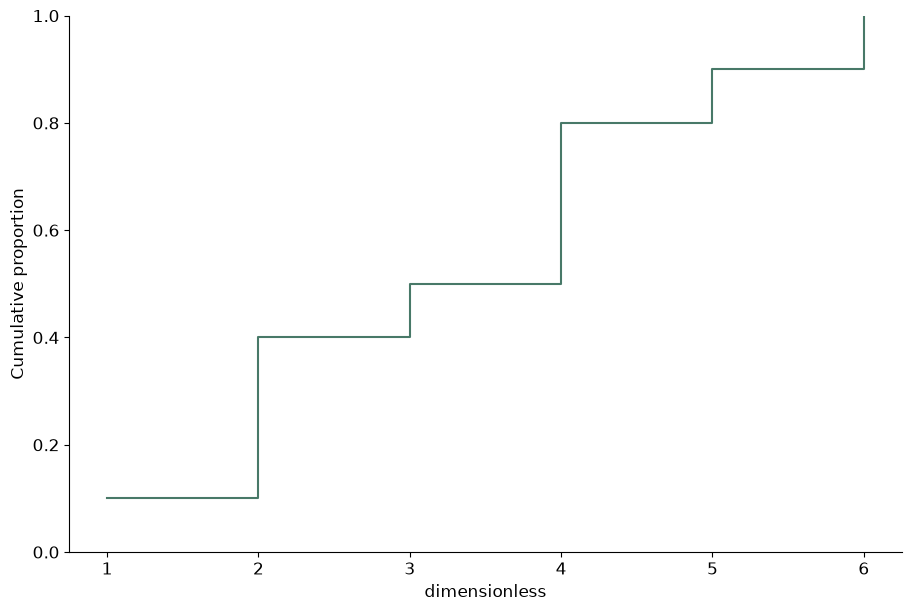

Python code for this plot:
# Tuyan deterministic figure renderer v1; values are immutable source data.
import json
import math
import numpy as np
import matplotlib
matplotlib.use('Agg')
import matplotlib.pyplot as plt
from matplotlib.patches import Circle
from matplotlib.colors import ListedColormap, BoundaryNorm
d = json.loads("{\"type\":\"ecdf\",\"rows\":[{\"value\":1},{\"value\":2},{\"value\":2},{\"value\":4},{\"value\":5},{\"value\":2},{\"value\":3},{\"value\":4},{\"value\":4},{\"value\":6}],\"units\":{\"value\":\"dimensionless\",\"x\":\"dimensionless\",\"y\":\"dimensionless\",\"size\":\"dimensionless\",\"low\":\"dimensionless\",\"high\":\"dimensionless\",\"start\":\"dimensionless\",\"end\":\"dimensionless\",\"effect\":\"dimensionless\",\"p\":\"dimensionless\",\"mean\":\"dimensionless\",\"fpr\":\"dimensionless\",\"tpr\":\"dimensionless\",\"recall\":\"dimensionless\",\"precision\":\"dimensionless\",\"predicted\":\"dimensionless\",\"observed\":\"dimensionless\",\"count\":\"dimensionless\",\"a\":\"dimensionless\",\"b\":\"dimensionless\",\"se\":\"dimensionless\",\"u\":\"dimensionless\",\"v\":\"dimensionless\",\"time\":\"dimensionless\",\"event\":\"dimensionless\"},\"options\":{\"bandwidth\":0.5,\"bins\":5,\"nullValue\":0,\"initialValue\":0,\"levels\":[0.5,1,1.5]},\"analysis\":{\"method\":\"pca\",\"description\":\"Synthetic precomputed QA values; not a statistical analysis of research data.\",\"pKind\":\"p\"},\"variants\":[],\"pixels\":1024,\"plotStyle\":{\"width\":9,\"height\":6,\"fontSize\":12}}")
r, kind, opt = d['rows'], d['type'], d['options']
plt.rcParams.update({'font.size':d['plotStyle']['fontSize']})
fig, ax = plt.subplots(figsize=(d['plotStyle']['width'], d['plotStyle']['height']), layout='constrained')
fig.set_facecolor('white')
fig._tuyan_target_pixels = d['pixels']
colors = ['#487968','#c58b53','#647da6','#a77592','#a5a659']
labels = [str(row.get('label',i+1)) for i,row in enumerate(r)]
unit = d['units']
def col(name):
    return np.array([row[name] for row in r], dtype=float)
def grouped():
    names = list(dict.fromkeys([str(row.get('group','Data')) for row in r]))
    return names, [np.array([row['value'] for row in r if str(row.get('group','Data')) == name], dtype=float) for name in names]
def density(values):
    # User-specified positive bandwidth; no concealed automatic inference.
    bw=float(opt['bandwidth'])
    grid=np.linspace(float(min(values))-3*bw,float(max(values))+3*bw,256)
    z=(grid[:,None]-values[None,:])/bw
    return grid,np.exp(-0.5*z*z).mean(axis=1)/(bw*math.sqrt(2*math.pi))
if kind in ['bar','dotplot','lollipop','forest']:
    y=np.arange(len(r)); values=col('value')
    if kind=='bar':
        bars=ax.barh(y,values,color=colors[0]); assert np.allclose([b.get_width() for b in bars],values)
    elif kind=='lollipop':
        ax.hlines(y,0,values,color=colors[0]); ax.scatter(values,y,color=colors[0])
    elif kind=='forest':
        ax.errorbar(values,y,xerr=np.vstack([values-col('low'),col('high')-values]),fmt='o',color=colors[0],capsize=3)
        ax.axvline(float(opt['nullValue']),color='#969e96',linestyle='--')
    else: ax.scatter(values,y,color=colors[0])
    ax.set_yticks(y,labels);ax.invert_yaxis();ax.set_xlabel(unit['value'])
elif kind in ['dumbbell','gantt']:
    y=np.arange(len(r));start,end=col('start'),col('end')
    if kind=='gantt': ax.barh(y,end-start,left=start,color=colors[0])
    else:
        ax.hlines(y,start,end,color='#9da99e');ax.scatter(start,y,label=opt.get('startLabel','Start'),color=colors[0]);ax.scatter(end,y,label=opt.get('endLabel','End'),color=colors[1]);ax.legend()
    ax.set_yticks(y,labels);ax.invert_yaxis();ax.set_xlabel(unit['start'])
elif kind=='waterfall':
    values=col('value');start=float(opt['initialValue'])+np.r_[0,np.cumsum(values)[:-1]]
    ax.bar(np.arange(len(r)),values,bottom=start,color=[colors[0] if v>=0 else colors[1] for v in values]);ax.set_xticks(np.arange(len(r)),labels,rotation=30);ax.set_ylabel(unit['value']);ax.axhline(0,color='#adb3a9')
elif kind=='histogram':
    values=col('value');counts,edges=np.histogram(values,bins=opt['bins'])
    assert int(counts.sum())==len(values)
    artists=ax.bar(edges[:-1],counts,width=np.diff(edges),align='edge',color=colors[0],edgecolor='white')
    assert np.allclose([p.get_height() for p in artists],counts)
    ax.set_xlabel(unit['value']);ax.set_ylabel('Count')
elif kind=='stripplot':
    names,groups=grouped()
    for i,values in enumerate(groups):ax.scatter(np.full(len(values),i),values,color=colors[i%len(colors)],s=22,alpha=.7)
    ax.set_xticks(np.arange(len(names)),names);ax.set_ylabel(unit['value'])
elif kind in ['boxplot','violin','raincloud','density','ridgeline']:
    names,groups=grouped()
    if kind=='boxplot': ax.boxplot(groups,whis=1.5,showfliers=True);ax.set_xticks(np.arange(len(names))+1,names);ax.set_ylabel(unit['value'])
    elif kind=='violin':
        # bw_method is explicit to avoid a hidden bandwidth choice.
        ax.violinplot(groups,showmeans=False,showmedians=True,bw_method=float(opt['bandwidth']));ax.set_xticks(np.arange(len(names))+1,names);ax.set_ylabel(unit['value'])
    else:
        for i,values in enumerate(groups):
            grid,pdf=density(values); color=colors[i%len(colors)]
            if kind=='density': ax.plot(grid,pdf,color=color,label=names[i])
            else:
                base=float(i);scale=0.65/max(pdf) if max(pdf)>0 else 1
                ax.fill_between(grid,base,base+pdf*scale,color=color,alpha=0.45)
                if kind=='raincloud':
                    ax.scatter(values,np.full(len(values),base-0.15),color=color,s=15)
                    ax.boxplot([values],positions=[base-0.35],vert=False,widths=.15,whis=1.5,manage_ticks=False)
        ax.set_xlabel(unit['value'])
        if kind=='density':ax.set_ylabel('Density');ax.legend()
        else:ax.set_yticks(np.arange(len(names)),names)
elif kind=='ecdf':
    values=np.sort(col('value')); p=np.arange(1,len(values)+1)/len(values)
    line=ax.step(values,p,where='post',color=colors[0])[0];assert np.allclose(line.get_ydata(),p)
    ax.set_xlabel(unit['value']);ax.set_ylabel('Cumulative proportion');ax.set_ylim(0,1)
elif kind in ['line','area','scatter','bubble','ordination','ma_plot','volcano','roc','pr_curve','calibration','bland_altman','funnel_meta']:
    xname,yname='x','y'
    if kind=='ma_plot':xname,yname='mean','effect'
    if kind=='roc':xname,yname='fpr','tpr'
    if kind=='pr_curve':xname,yname='recall','precision'
    if kind=='calibration':xname,yname='predicted','observed'
    if kind=='funnel_meta':xname,yname='effect','se'
    if kind=='volcano':x=col('effect');y=-np.log10(col('p'));xlabel='Effect ('+unit['effect']+')';ylabel='-log10('+d['analysis']['pKind']+')'
    elif kind=='bland_altman':
        a,b=col('a'),col('b');x=(a+b)/2;y=a-b;bias=np.mean(y);sd=np.std(y,ddof=1)
        for line,label in [(bias,'Mean difference'),(bias-1.96*sd,'Lower agreement limit'),(bias+1.96*sd,'Upper agreement limit')]:ax.axhline(line,color='#9a9f96',linestyle='--',label=label)
        ax.legend(fontsize=8);xlabel='Mean ('+unit['a']+')';ylabel='A - B ('+unit['a']+')'
    else:x,y=col(xname),col(yname);xlabel=xname+' ('+unit[xname]+')';ylabel=yname+' ('+unit[yname]+')'
    if kind in ['line','area','roc','pr_curve','calibration']:
        order=np.lexsort((y,x)) if kind=='roc' else np.argsort(x,kind='stable');x,y=x[order],y[order]
        artist=ax.plot(x,y,color=colors[0],marker='o',markersize=3)[0];assert np.allclose(artist.get_ydata(),y)
        if kind=='area':ax.fill_between(x,0,y,color=colors[0],alpha=.25)
    else:
        artist=ax.scatter(x,y,s=col('size')*float(opt.get('areaScale',20)) if kind=='bubble' else 26,color=colors[0]);assert np.allclose(artist.get_offsets(),np.column_stack([x,y]))
    ax.set_xlabel(xlabel);ax.set_ylabel(ylabel)
    if kind=='bubble':
        handles,legend_labels=artist.legend_elements(prop='sizes',num=3,func=lambda size:size/float(opt.get('areaScale',20)))
        ax.legend(handles,legend_labels,title='Area ('+unit['size']+')',fontsize=8)
    if kind in ['roc','calibration']:ax.plot([0,1],[0,1],linestyle='--',color='#adb3a9');ax.set_xlim(0,1);ax.set_ylim(0,1)
    if kind=='pr_curve':ax.set_xlim(0,1);ax.set_ylim(0,1)
    if kind=='funnel_meta':ax.invert_yaxis()
    if kind=='ordination':ax.text(.01,1.02,d['analysis']['method'].upper(),transform=ax.transAxes,fontsize=10)
elif kind in ['heatmap','adjacency_matrix','correlation_matrix','confusion_matrix','bubble_matrix','binary_matrix']:
    names_y=list(dict.fromkeys([str(row['row']) for row in r]));names_x=list(dict.fromkeys([str(row['column']) for row in r]))
    matrix=np.full((len(names_y),len(names_x)),np.nan)
    for row in r:matrix[names_y.index(str(row['row'])),names_x.index(str(row['column']))]=row['value']
    if kind=='bubble_matrix':
        for row in r:ax.scatter(names_x.index(str(row['column'])),names_y.index(str(row['row'])),s=row['value']*float(opt.get('areaScale',25)),color=colors[0])
        ax.invert_yaxis()
    elif kind=='binary_matrix':
        cmap=ListedColormap(['#f1f3ed','#487968']);cmap.set_bad('#b7b9b2')
        img=ax.pcolormesh(np.arange(len(names_x)+1)-.5,np.arange(len(names_y)+1)-.5,matrix,cmap=cmap,norm=BoundaryNorm([-.5,.5,1.5],2),shading='flat');ax.invert_yaxis();fig.colorbar(img,ax=ax,ticks=[0,1],label='0 absent / 1 present; grey missing')
        assert np.allclose(img.get_array(),matrix,equal_nan=True)
    else:
        img=ax.pcolormesh(np.arange(len(names_x)+1)-.5,np.arange(len(names_y)+1)-.5,matrix,cmap='RdBu_r' if kind=='correlation_matrix' else 'viridis',vmin=-1 if kind=='correlation_matrix' else None,vmax=1 if kind=='correlation_matrix' else None,shading='flat');ax.invert_yaxis();fig.colorbar(img,ax=ax,label=unit['value'])
        assert np.allclose(img.get_array(),matrix,equal_nan=True)
    ax.set_xticks(np.arange(len(names_x)),names_x,rotation=40,ha='right');ax.set_yticks(np.arange(len(names_y)),names_y)
    if kind=='confusion_matrix':ax.set_xlabel('Predicted class');ax.set_ylabel('True class')
elif kind=='pie':
    values=col('value');wedges,_=ax.pie(values,labels=labels,colors=colors,normalize=True)
    assert np.allclose([(w.theta2-w.theta1)/360 for w in wedges],values/sum(values),atol=1e-6)
elif kind=='rose':
    fig.delaxes(ax);ax=fig.add_subplot(111,projection='polar');values=col('value');theta=np.arange(len(r))*2*np.pi/len(r)
    ax.bar(theta,np.sqrt(values),width=2*np.pi/len(r),color=colors[0],edgecolor='white');ax.set_xticks(theta,labels);ax.set_ylabel('Radius = sqrt(value)')
elif kind in ['gene_track','protein_domain']:
    start,end=col('start'),col('end');ax.barh(np.arange(len(r)),end-start,left=start,color=colors[0]);ax.set_yticks(np.arange(len(r)),labels);ax.set_xlabel(unit['start']);ax.invert_yaxis()
elif kind=='vector_field':
    artist=ax.quiver(col('x'),col('y'),col('u'),col('v'),angles='xy',scale_units='xy',scale=1,color=colors[0]);ax.set_xlabel(unit['x']);ax.set_ylabel(unit['y']);ax.set_aspect('equal')
elif kind=='contour':
    xs=np.unique(col('x'));ys=np.unique(col('y'));z=np.full((len(ys),len(xs)),np.nan)
    for row in r:z[list(ys).index(row['y']),list(xs).index(row['x'])]=row['value']
    cs=ax.contour(xs,ys,z,levels=opt['levels'])
    for label in ax.clabel(cs,inline=False,fontsize=8):label.set_bbox({'facecolor':'white','edgecolor':'none','pad':1})
    ax.set_xlabel(unit['x']);ax.set_ylabel(unit['y'])
elif kind=='kaplan_meier':
    names=list(dict.fromkeys([str(row.get('group','Data')) for row in r]))
    for i,name in enumerate(names):
        data=[row for row in r if str(row.get('group','Data'))==name];times=sorted(set(row['time'] for row in data));xs=[0.];ys=[1.];s=1.
        for t in times:
            risk=sum(row['time']>=t for row in data);events=sum(row['time']==t and row['event']==1 for row in data)
            s=s*(1-events/risk);xs.append(t);ys.append(s)
            cens=sum(row['time']==t and row['event']==0 for row in data)
            if cens:ax.plot(t,s,marker='+',color=colors[i%len(colors)])
        ax.step(xs,ys,where='post',label=name,color=colors[i%len(colors)])
    ax.set_ylim(0,1.03);ax.set_ylabel('Survival probability (no CI estimated)');ax.set_xlabel(unit['time']);ax.legend()
elif kind in ['venn','upset']:
    names=[row['set'] for row in r];sets=[set(row['members']) for row in r];members=set().union(*sets);counts={}
    for item in members:
        mask=tuple(item in s for s in sets);counts[mask]=counts.get(mask,0)+1
    if kind=='venn':
        for x,color,name in [(0.4,colors[0],names[0]),(.65,colors[1],names[1])]:ax.add_patch(Circle((x,.5),.23,facecolor=color,alpha=.25));ax.text(x,.78,name,ha='center')
        for x,key in [(.29,(True,False)),(.525,(True,True)),(.76,(False,True))]:ax.text(x,.5,str(counts.get(key,0)),ha='center')
        ax.set_xlim(0,1.05);ax.set_ylim(0,1);ax.set_aspect('equal');ax.axis('off');ax.text(.5,.1,'Areas are schematic; labels show exact counts',ha='center',fontsize=8)
    else:
        masks=sorted(counts,key=lambda m:(-counts[m],m));ax.bar(np.arange(len(masks)),[counts[m] for m in masks],color=colors[0]);ax.set_xticks(np.arange(len(masks)),[' & '.join(names[i] for i,v in enumerate(m) if v) for m in masks],rotation=35,ha='right');ax.set_ylabel('Exclusive intersection size')
        # Membership matrix below bars is necessary to distinguish UpSet from a bar chart.
        matrix_ax=ax.inset_axes([0,-.48,1,.27]);matrix_ax.set_xlim(-.5,len(masks)-.5)
        for j,m in enumerate(masks):
            ys=[i for i,v in enumerate(m) if v];matrix_ax.plot([j]*len(ys),ys,color=colors[0]);matrix_ax.scatter([j]*len(names),np.arange(len(names)),color=[colors[0] if v else '#dde1d8' for v in m])
        matrix_ax.set_yticks(np.arange(len(names)),names);matrix_ax.set_xticks([]);matrix_ax.invert_yaxis()

checks={}
computed={}
def audit(name,actual,expected,atol=1e-8):
    a=np.asarray(actual,dtype=float);e=np.asarray(expected,dtype=float)
    assert a.shape==e.shape and np.allclose(a,e,rtol=1e-7,atol=atol,equal_nan=True), 'Numeric artist mismatch: '+name
    mask=np.isfinite(a)&np.isfinite(e)
    error=float(np.max(np.abs(a[mask]-e[mask]))) if np.any(mask) else 0.
    checks[name]={'count':int(a.size),'absoluteError':error,'passed':True}
if kind=='bar':audit('bar_widths',[p.get_width() for p in ax.patches],col('value'))
elif kind in ['dotplot','lollipop']:audit('point_values',ax.collections[-1].get_offsets()[:,0],col('value'))
elif kind=='forest':
    audit('point_estimates',ax.lines[0].get_xdata(),col('value'))
    audit('intervals',np.array(ax.collections[0].get_segments())[:,:,0],np.column_stack([col('low'),col('high')]))
elif kind=='dumbbell':
    audit('start_points',ax.collections[1].get_offsets()[:,0],col('start'));audit('end_points',ax.collections[2].get_offsets()[:,0],col('end'))
elif kind=='gantt':
    audit('interval_start',[p.get_x() for p in ax.patches],col('start'));audit('interval_width',[p.get_width() for p in ax.patches],col('end')-col('start'))
elif kind=='waterfall':
    audit('increments',[p.get_height() for p in ax.patches],col('value'));audit('cumulative_baselines',[p.get_y() for p in ax.patches],float(opt['initialValue'])+np.r_[0,np.cumsum(col('value'))[:-1]])
    computed['cumulativeValues']=(float(opt['initialValue'])+np.cumsum(col('value'))).tolist()
elif kind=='histogram':
    audit('bin_heights',[p.get_height() for p in ax.patches],counts);audit('total_count',[sum(p.get_height() for p in ax.patches)],[len(r)]);computed['binEdges']=edges.tolist();computed['binCounts']=counts.tolist()
elif kind=='stripplot':
    for i,values in enumerate(groups):audit('observations_'+str(i),ax.collections[i].get_offsets()[:,1],values)
elif kind=='boxplot':
    for i,values in enumerate(groups):audit('median_'+str(i),ax.lines[i*7+5].get_ydata(),[np.median(values)]*2)
elif kind=='violin':
    medians=ax.collections[-1].get_segments();audit('medians',[x[0,1] for x in medians],[np.median(v) for v in groups])
elif kind in ['density','ridgeline','raincloud']:
    computed['bandwidth']=float(opt['bandwidth']);computed['groupSizes']=[len(v) for v in groups]
    for i,values in enumerate(groups):
        grid,pdf=density(values)
        if kind=='density':audit('density_'+str(i),ax.lines[i].get_ydata(),pdf)
        else:
            top=np.column_stack([grid,i+pdf*(.65/max(pdf))]);bottom=np.column_stack([grid,np.full(len(grid),i)])
            expected=np.vstack([top[0],bottom,top[-1],top[::-1],top[0]])
            audit('density_polygon_'+str(i),ax.collections[i*(2 if kind=='raincloud' else 1)].get_paths()[0].vertices,expected)
        if kind=='raincloud':audit('observations_'+str(i),ax.collections[i*2+1].get_offsets()[:,0],values)
elif kind=='ecdf':
    audit('ecdf_sorted_values',ax.lines[0].get_xdata(),np.sort(col('value')));audit('ecdf_probability',ax.lines[0].get_ydata(),np.arange(1,len(r)+1)/len(r))
elif kind in ['line','area','roc','pr_curve','calibration']:audit('plotted_xy',np.column_stack([artist.get_xdata(),artist.get_ydata()]),np.column_stack([x,y]))
elif kind in ['scatter','bubble','ordination','ma_plot','volcano','bland_altman','funnel_meta']:
    audit('point_coordinates',artist.get_offsets(),np.column_stack([x,y]))
    if kind=='bubble':audit('marker_area',artist.get_sizes(),col('size')*float(opt.get('areaScale',20)))
    if kind=='volcano':computed['negativeLog10P']=y.tolist()
    if kind=='bland_altman':
        audit('agreement_limits',[ln.get_ydata()[0] for ln in ax.lines[:3]],[bias,bias-1.96*sd,bias+1.96*sd]);computed.update({'meanDifference':float(bias),'sampleSdDifference':float(sd),'limits':[float(bias-1.96*sd),float(bias+1.96*sd)]})
elif kind in ['heatmap','adjacency_matrix','correlation_matrix','confusion_matrix','binary_matrix']:audit('matrix_cells',img.get_array(),matrix);computed['missingCells']=int(np.isnan(matrix).sum())
elif kind=='bubble_matrix':audit('marker_areas',[c.get_sizes()[0] for c in ax.collections],col('value')*float(opt.get('areaScale',25)))
elif kind=='pie':audit('angular_proportions',[(w.theta2-w.theta1)/360 for w in wedges],col('value')/sum(col('value')),1e-6)
elif kind=='rose':audit('area_proportions',[p.get_height()**2 for p in ax.patches],col('value'))
elif kind=='vector_field':audit('vectors',np.column_stack([artist.U,artist.V]),np.column_stack([col('u'),col('v')]))
elif kind=='contour':
    audit('contour_levels',cs.levels,opt['levels'])
    for level,path in zip(cs.levels,cs.get_paths()):
        points=path.vertices
        if len(points)==0:continue
        assert np.all(points[:,0]>=xs[0]) and np.all(points[:,0]<=xs[-1]) and np.all(points[:,1]>=ys[0]) and np.all(points[:,1]<=ys[-1]), 'Contour outside data grid'
        ix=np.clip(np.searchsorted(xs,points[:,0],side='right')-1,0,len(xs)-2);iy=np.clip(np.searchsorted(ys,points[:,1],side='right')-1,0,len(ys)-2)
        tx=(points[:,0]-xs[ix])/(xs[ix+1]-xs[ix]);ty=(points[:,1]-ys[iy])/(ys[iy+1]-ys[iy])
        interpolated=(1-tx)*(1-ty)*z[iy,ix]+tx*(1-ty)*z[iy,ix+1]+(1-tx)*ty*z[iy+1,ix]+tx*ty*z[iy+1,ix+1]
        audit('contour_vertices_'+str(float(level)),interpolated,np.full(len(points),level))
    computed['gridShape']=list(z.shape)
elif kind=='kaplan_meier':
    survival_lines=[ln for ln in ax.lines if ln.get_drawstyle()=='steps-post']
    for i,name in enumerate(names):
        data=[row for row in r if str(row.get('group','Data'))==name];prob=1.;expected=[1.]
        for t in sorted(set(row['time'] for row in data)):
            prob*=1-sum(row['time']==t and row['event']==1 for row in data)/sum(row['time']>=t for row in data);expected.append(prob)
        audit('survival_'+str(i),survival_lines[i].get_ydata(),expected)
        computed[name]={'survival':expected}
elif kind=='venn':audit('intersection_labels',[float(t.get_text()) for t in ax.texts[2:5]],[counts.get((True,False),0),counts.get((True,True),0),counts.get((False,True),0)])
elif kind=='upset':audit('exclusive_intersections',[p.get_height() for p in ax.patches],[counts[m] for m in masks]);audit('union_size',[sum(p.get_height() for p in ax.patches)],[len(members)])
assert checks, 'Missing numeric audit for '+kind
fig._tuyan_validation={'typeId':kind,'checks':checks,'computations':computed,'analysis':d['analysis'],'suppliedFields':list(r[0]),'dataSourcePolicy':'User supplied values; artist checks do not establish source authenticity or study validity.'}

for collection in fig.findobj(matplotlib.collections.Collection):collection.set_rasterized(False)
for spine in ['top','right']:
    if spine in ax.spines: ax.spines[spine].set_visible(False)
